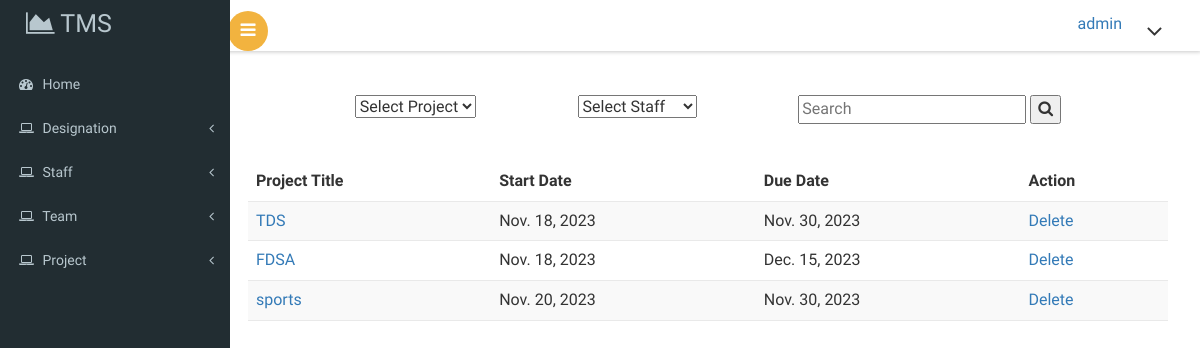
Page /view_project (signed in) on the committed database.
### Authentication/models.py (models this page shows)
class Register(AbstractUser):
    name = models.CharField(max_length=50,null=True)
    contact = models.IntegerField(null=True)
    usertype = models.IntegerField(null=True)
    status = models.IntegerField(default=0)
    designation = models.ForeignKey(Role,on_delete=models.CASCADE,null=True)
    def __str__(self):
        return self.name

### Project/models.py (models this page shows, shortened)
class Projects(models.Model):
    title = models.CharField(max_length=50, null=True)
    description = models.TextField(null=True)
    start_date = models.DateField(null=True)
    due_date = models.DateField(null=True)
    current_date = models.DateField(default=timezone.now)
    created_by = models.ForeignKey(Register, on_delete=models.CASCADE, null=True)
    file = models.ManyToManyField(UploadFile, blank=True)
    team = models.ForeignKey(Team, on_delete=models.CASCADE, null=True)

### Project/views.py (the view)
# urls.py: path('view_project',views.projectview ),
def projectview(request):
    all_projects = Projects.objects.all()
    search = request.GET.get('search', '')
    selected_project_title = request.GET.get('filter', '')
    selected_staff_member_name = request.GET.get('staff_filter', '')
    if search:
        all_projects = all_projects.filter(Q(title__icontains=search) | Q(team__team_members__name__icontains=search))
    if selected_project_title:
        all_projects = all_projects.filter(title=selected_project_title)
    staff_members = Register.objects.exclude(usertype=1)
    distinct_project_titles = Projects.objects.values_list('title', flat=True).distinct()
    distinct_staff_member = Register.objects.exclude(usertype=1).values_list('name', flat=True).distinct()
    if selected_staff_member_name:
        all_projects = all_projects.filter(Q(team__team_members__name__icontains=selected_staff_member_name))
    context = {
        'all_projects': all_projects,
        'selected_project_title': selected_project_title,
        'distinct_project_titles': distinct_project_titles,
        'staff_member': staff_members,
        'distinct_staff_member': distinct_staff_member,
        'selected_staff_member': selected_staff_member_name,
    }
    return render(request, 'view_project.html', context)

### Project/templates/view_project.html (shortened to what this page needs)
{% extends 'layout.html' %}
{% block content %}
{% load static %}
<div id="page-wrapper">
    <div class="main-page">
        <div>
            <div class="panel-body search" style="display: flex; justify-content: space-between;">
                <form action="" method="GET" style="margin-right: 10px;" id="filter-form1">
                    <select name="filter" id="project-filter">
                        <option value="" selected>Select Project</option>
                    </select>
                </form>
                <form action="" method="GET" style="margin-right: 10px;" id="filter-form2">
                    <select name="staff_filter" id="staff-filter">
                        <option value="" selected>Select Staff</option>
                    </select>
                </form>
                <form action="" method="GET">
                    <input type="text" name="search" placeholder="Search">
                    <button type="submit">
                        <i class="fa fa-search"></i>
                    </button>
                </form>
            </div>
            <br>
        </div>
    </div>
    <table class="table table-striped">
        <thead>
            <tr>
                <th>Project Title</th>
                <th>Start Date</th>
                <th>Due Date</th>
                {% if request.session.ut == 1 %}
                <th>Action</th>
                {% endif %}
            </tr>
        </thead>
        <tbody>
            {% if request.session.ut == 1 %}
                {% for project in all_projects %}
                    <tr>
                        <td><a href="/view_project_index/{{ project.id }}">{{ project.title }}</a></td>
                        <td>{{ project.start_date }}</td>
                        <td>{{ project.due_date }}</td>
                        <td><a href="/delete_project/{{ project.id }}" onclick="return confirm('Are you sure you want to delete {{ project.title }}?')">Delete</a></td>
                    </tr>
                {% endfor %}
            {% endif %}
        </tbody>
    </table>
</div>
{% endblock %}

### Authentication/templates/layout.html (shortened to what this page needs)
{% load static %}
<!DOCTYPE HTML>
<html>
<head>
<link href="{% static 'assets/css/bootstrap.css'%}" rel='stylesheet' type='text/css' />
<link href="{% static 'assets/css/style.css'%}" rel='stylesheet' type='text/css' />
<link href="{% static 'assets/css/font-awesome.css'%}" rel="stylesheet">
<link href="{% static 'assets/css/SidebarNav.min.css'%}" media='all' rel='stylesheet' type='text/css'/>
<link href="{% static 'assets/css/custom.css'%}" rel="stylesheet">
<link href="https://cdn.jsdelivr.net/npm/select2@4.1.0-rc.0/dist/css/select2.min.css" rel="stylesheet" />
					<link href="{% static 'assets/css/owl.carousel.css'%}" rel="stylesheet">
</head>
<body class="cbp-spmenu-push">
	<div class="main-content">
	<div class="cbp-spmenu cbp-spmenu-vertical cbp-spmenu-left" id="cbp-spmenu-s1">
		<aside class="sidebar-left">
      <nav class="navbar navbar-inverse">
          <div class="navbar-header">
            <h1><a class="navbar-brand" href="index.html"><span class="fa fa-area-chart"></span> TMS</a></h1>
          </div>
         {% if request.session.ut == 1 %}
          <div class="collapse navbar-collapse" id="bs-example-navbar-collapse-1">
            <ul class="sidebar-menu">
              <li class="treeview">
                <a href="/">
                <i class="fa fa-dashboard"></i> <span>Home</span>
                </a>
              </li>
			  <li class="treeview">
                <a href="#">
                <i class="fa fa-laptop"></i>
                <span>Designation</span>
                <i class="fa fa-angle-left pull-right"></i>
                </a>
              </li>
			  <li class="treeview">
                <a href="#">
                <i class="fa fa-laptop"></i>
                <span>Staff</span>
                <i class="fa fa-angle-left pull-right"></i>
                </a>
              </li>
			  <li class="treeview">
                <a >
                <i class="fa fa-laptop"></i>
                <span>Team</span>
                <i class="fa fa-angle-left pull-right"></i>
                </a>
              </li>
			  <li class="treeview">
                <a href="#">
                <i class="fa fa-laptop"></i>
                <span>Project</span>
                <i class="fa fa-angle-left pull-right"></i>
                </a>
              </li>
		  </ul>
		  </div>
    {%endif%}
	</div>
		<div class="sticky-header header-section ">
			<div class="header-left">
				<button id="showLeftPush"><i class="fa fa-bars"></i></button>
				<div class="clearfix"> </div>
			</div>
			<div class="header-right">
				<div class="profile_details">
					<ul>
						<li class="dropdown profile_details_drop">
							<a href="#" class="dropdown-toggle" data-toggle="dropdown" aria-expanded="false">
								<div class="profile_img">
									{%if request.session.ut == NULL %}
									<li> <a href="/login"><i class="fa fa-sign-out"></i> Login</a> </li>
									{%elif request.session.ut == 1 %}
									<p>{{request.user.username}}</p>
									<i class="fa fa-angle-down lnr"></i>
									{%else%}
									<p>{{request.user.name}}</p>
									<i class="fa fa-angle-down lnr"></i>
									<i class="fa fa-angle-up lnr"></i>
									{%endif%}
								</div>
							</a>
						</li>
					</ul>
				</div>
				<div class="clearfix"> </div>
			</div>
			<div class="clearfix"> </div>
		</div>
{%block content%}
{%endblock%}
</div>
</html>

### Authentication/static/assets/css/custom.css (style rules this page uses)
#page-wrapper { padding:5em 2em 2.5em; background-color: #ffffff; }

### rows in the picture
Register: user.username "admin"
Projects: title "TDS", start_date "Nov. 18, 2023", due_date "Nov. 30, 2023"
Projects: title "FDSA", start_date "Nov. 18, 2023", due_date "Dec. 15, 2023"
Projects: title "sports", start_date "Nov. 20, 2023", due_date "Nov. 30, 2023"
